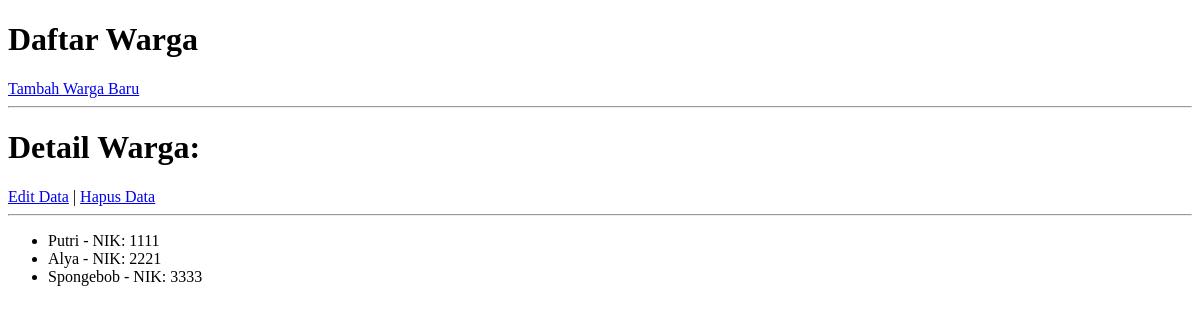
The app's page /warga/, older data.
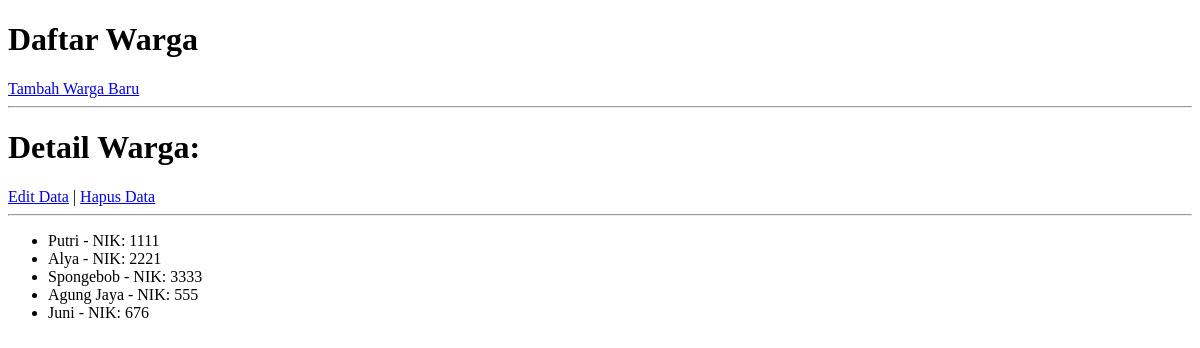
The same page, newer data.
### warga/models.py (models this page shows, shortened)
class Warga(models.Model):
    nik = models.CharField(max_length=16, unique=True, verbose_name="Nomor Induk Kependudukan")
    nama_lengkap = models.CharField(max_length=100, verbose_name="Nama Lengkap")
    alamat = models.TextField(verbose_name="Alamat Tinggal")
    no_telepon = models.CharField(max_length=15, blank=True, verbose_name="Nomor Telepon")
    tanggal_registrasi = models.DateTimeField(auto_now_add=True)

### warga/views.py (the view)
# urls.py: path('', WargaListView.as_view(), name='warga-list'),
class WargaListView(ListView):
    model = Warga

### warga/templates/warga/warga_list.html (shortened to what this page needs)
<!DOCTYPE html>
<html>
<head>
</head>
<body>
    <h1>Daftar Warga</h1>
    <a href="{% url 'warga-tambah' %}">Tambah Warga Baru</a>
    <hr>
    <h1>Detail Warga: {{ object.nama_lengkap }}</h1>
    <a href="{% url 'warga-edit' object.pk %}">Edit Data</a> |
    <a href="{% url 'warga-hapus' object.pk %}">Hapus Data</a>
    <hr>
    {% if object_list %}
    <ul>
        {% for warga in object_list %}
            <li>{{ warga.nama_lengkap }} - NIK: {{ warga.nik }}</li>
        {% empty %}
            <li>Belum ada data warga yang terdaftar.</li>
        {% endfor %}
    </ul>
           {% endif %}
</body>
</html>

Row changes from the older to the newer data that the page shows:
added Warga: nama_lengkap "Agung Jaya", nik "555"
added Warga: nama_lengkap "Juni", nik "676"
